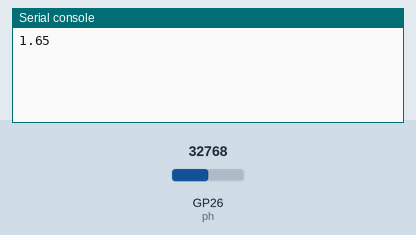
Simulated run of this program. Board: Raspberry Pi Pico running MicroPython. On the bench: the last lines printed to the serial console. Inputs (shaded band) come from the test bench; at power-on: GP26 (ph) = 32768 (analog values on the 0–65535 scale).

Above: at 1.2 s.
1.3 s: GP26 (ph) set to 45874
At 2.0 s:
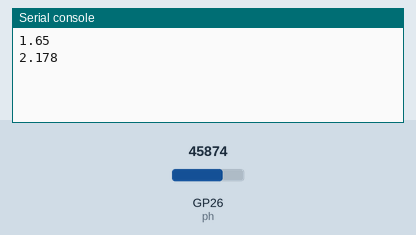
2.8 s: GP26 (ph) set to 57670
At 3.6 s:
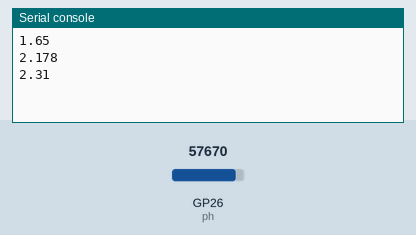
Timing chart, 0 to 5.8 s (numbered marks = the images above; inputs shaded):
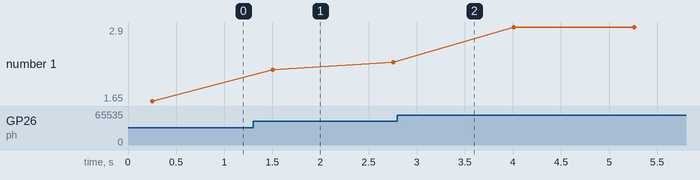

Measured:
- after the input at 1.3 s, the serial console: prints a new line after 0.20 s (image 1)
- plotted number 1: 1.65 → 2.31 after the input at 1.3 s, 2.31 → 2.9 after the input at 2.8 s

The program:

voltage-value.py
```python
from machine import ADC, Pin
import time

ph = ADC(Pin(26))

while True:
    total = 0
    for _ in range(50):
        total += ph.read_u16()
        time.sleep_ms(5)

    volt = (total/50) * 3.3 / 65535
    print(round(volt, 4))
    time.sleep(1)
```
